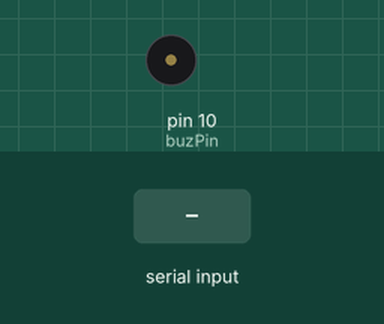
Bench run of a sketch on a simulated Arduino Uno, built with avr-gcc and run on an emulated ATmega328P. Parts: buzzer (waves = sounding). The inputs (shaded band) are chosen by the test bench. What the sketch prints to the serial monitor is not drawn.

Above: at 1.2 s.
1.3 s: byte 30 received over Serial
At 2.1 s:
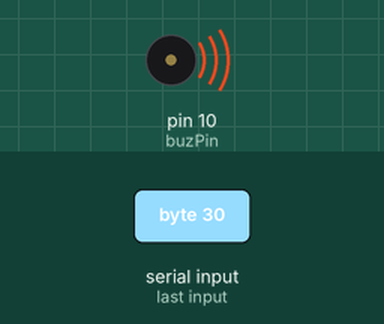
4.0 s: byte 90 received over Serial
At 5.9 s:
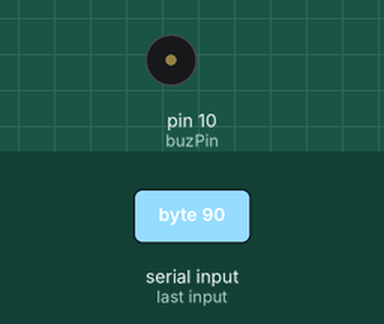
6.0 s: byte 120 received over Serial
At 7.1 s:
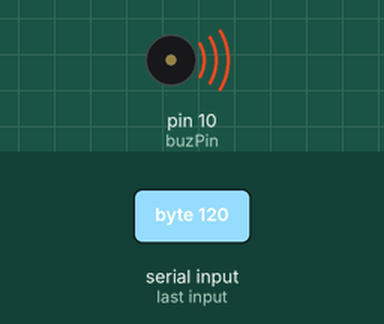
Timing chart, 0 to 9.0 s (numbered marks = the images above; inputs shaded):
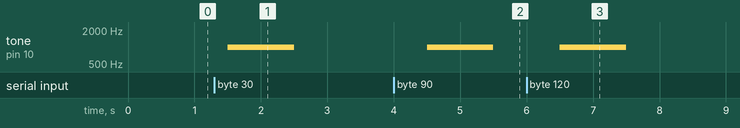

The sketch:

slave3.ino
```cpp
// initiate buzzer pin
int buzPin = 10;

void setup() {
  // initiate pin mode for buzzer
  pinMode(buzPin, OUTPUT);

  // initiate the baud rate to the same one set
  // by the master so that communication is
  // possible
  Serial.begin(9600);
}

void loop()
{

  // if Master sent something to this slave then
  // then sound the buzzer off
  if(Serial.available())
  {
    // read what came from the master ardunio
    // for debugging purposes and to empty the buffer
    char s = Serial.read();
    Serial.println(s);

    // sound the buzzer and add a delay
    tone(buzPin, 1000);
    delay(1000);
  }

  // if no information was sent from master then don't let the buzzer
  // make a sound
  noTone(buzPin);
  delay(500);
}
```

Measured:
- after the input at 1.3 s, tone on pin 10 (buzPin): silent → 1000 Hz after 0.20 s, → silent 1.0 s later
- after the input at 4.0 s, tone on pin 10 (buzPin): silent → 1000 Hz after 0.50 s, → silent 1.0 s later
- after the input at 6.0 s, tone on pin 10 (buzPin): silent → 1000 Hz after 0.50 s, → silent 1.0 s later
